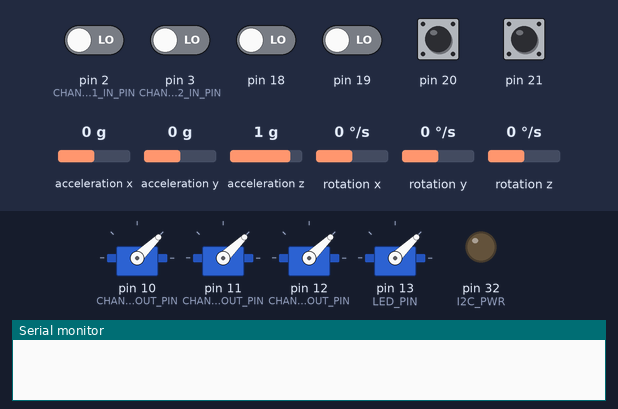
The sketch below on a simulated Arduino Mega 2560, built with avr-gcc and run on an emulated ATmega2560. Parts: 4 × servo, output pins drawn as LEDs (lit = HIGH), the last lines printed to the serial monitor. The test bench sets the inputs (shaded band); at power-on: pin 20, pin 21 HIGH, pin 2 (CHANNEL1_IN_PIN), pin 3 (CHANNEL2_IN_PIN), pin 18, pin 19 LOW, acceleration x 0 g, acceleration y 0 g, acceleration z 1 g, rotation x 0 °/s, rotation y 0 °/s, rotation z 0 °/s. Pins used as bus, display or sensor lines are not drawn.

Above: at 0.1 s.
At 3.6 s:
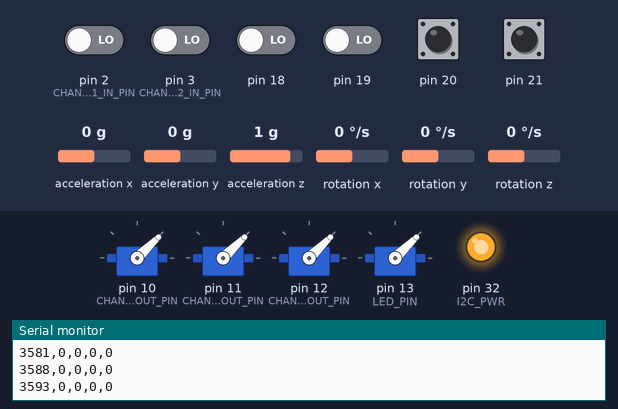
3.7 s: pin 21 pulled LOW for 1 s
At 4.14 s:
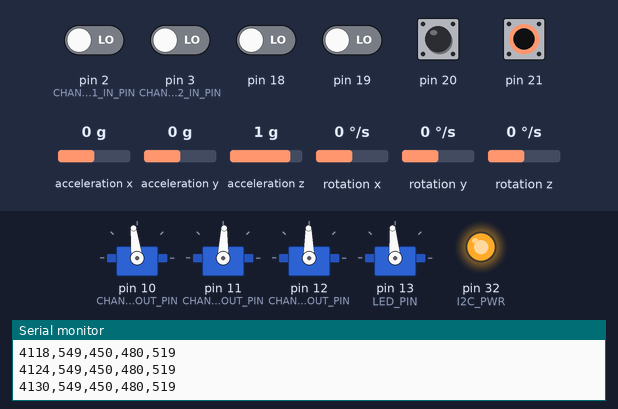
Timing chart, 0 to 6.7 s (numbered marks = the images above; inputs shaded):
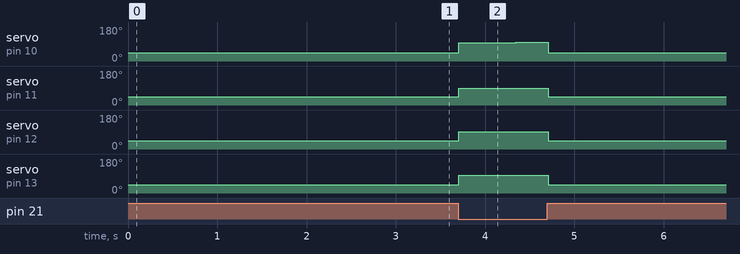

Measured:
- after the input at 3.7 s, servo on pin 10 (CHANNEL1_OUT_PIN): 44° → 97° at once, → 98° 0.64 s later, → 44° 0.36 s later; servo on pin 11 (CHANNEL2_OUT_PIN): 44° → 88° at once, → 44° 1.0 s later; servo on pin 12 (CHANNEL3_OUT_PIN): 44° → 91° at once, → 44° 1.0 s later; servo on pin 13 (LED_PIN): 44° → 94° at once, → 95° 0.24 s later, → 44° 0.76 s later

The sketch:

Controller_2.ino
```cpp
// (licence header left out)
#include <Servo.h>
#include "math.h"
#include "I2Cdev.h"
#include "MPU6050.h"
#if I2CDEV_IMPLEMENTATION == I2CDEV_ARDUINO_WIRE
    #include "Wire.h"
#endif

// Declare global variables
MPU6050 accelgyro;
int16_t ax, ay, az;
int16_t gx, gy, gz;
int16_t gx_zero = 0, gy_zero = 0, gz_zero = 0;
double a_roll_zero = 0, a_pitch_zero = 0; // thousandths of a degree
int t_last = 0;
double a_roll = 0, a_pitch = 0; // thousandths of a degree
double g_roll = 0, g_pitch = 0; // thousandths of a degree
double roll = 0, pitch = 0, yaw = 0; // thousanths of a degree
double C = .05; // coefficient for accelerometer data in complimentary filter
int loop_period = 5000; // period of control loop in micros
int thrust_cmd = 0, pitch_cmd = 0, roll_cmd = 0, yaw_cmd = 0; // thousandths of a degree
int servo_scaling = 100; // thousanths of a degree per microsecond. Results in a maximum angle command of +/-5 degrees.
int thrust_scaling = 2; // ratio of maximum servo output to thrust command to the escs;
int m1_cmd = 0, m2_cmd = 0, m3_cmd = 0, m4_cmd = 0;
float pitch_err = 0, roll_err = 0, yaw_err = 0;
float pitch_ierr = 0, roll_ierr = 0, yaw_ierr = 0;
float kp = .002, ki = 0.000001, kd = 0;
float max_ierr = 10, max_perr = 30;


// Define output servos
Servo servoChannel1;
Servo servoChannel2;
Servo servoChannel3;
Servo servoChannel4;

#define LED_PIN 13
#define I2C_PWR 32
// Assign your channel in pins
#define CHANNEL1_IN_PIN 2 // Throttle
#define CHANNEL2_IN_PIN 3 // Aileron
#define CHANNEL3_IN_PIN 4 // Elevator
#define CHANNEL4_IN_PIN 5 // Rudder

// Assign your channel out pins
#define CHANNEL1_OUT_PIN 10 // Front Motor
#define CHANNEL2_OUT_PIN 11 // Right Motor
#define CHANNEL3_OUT_PIN 12 // Left Motor
#define CHANNEL4_OUT_PIN 13 // Left Motor

// These bit flags are set in bUpdateFlagsShared to indicate which
// channels have new signals
#define CHANNEL1_FLAG 1
#define CHANNEL2_FLAG 2
#define CHANNEL3_FLAG 4
#define CHANNEL4_FLAG 8

// holds the update flags defined above
volatile uint32_t bUpdateFlagsShared;

// shared variables are updated by the ISR and read by loop.
// In loop we immediatley take local copies so that the ISR can keep ownership of the
// shared ones. To access these in loop
// we first turn interrupts off with noInterrupts
// we take a copy to use in loop and the turn interrupts back on
// as quickly as possible, this ensures that we are always able to receive new signals
volatile uint32_t unChannel1InShared;
volatile uint32_t unChannel2InShared;
volatile uint32_t unChannel3InShared;
volatile uint32_t unChannel4InShared;

// create local variables to hold a local copies of the channel inputs
// these are declared static so that thier values will be retained
// between calls to loop.
static int unChannel1In;
static int unChannel2In;
static int unChannel3In;
static int unChannel4In;
int ch1 = 0, ch2 = 0, ch3 = 0, ch4 = 0;

// local copy of update flags
static uint32_t bUpdateFlags;

void calcChannel1()
{
  static uint32_t ulStart;
  if(digitalRead(CHANNEL1_IN_PIN)) {
    ulStart = micros();
  }
  else {
    unChannel1InShared = (uint32_t)(micros() - ulStart);
    bUpdateFlagsShared |= CHANNEL1_FLAG;
  }
}

void calcChannel2()
{
  static uint32_t ulStart;
  if(digitalRead(CHANNEL2_IN_PIN)) {
    ulStart = micros();
  }
  else {
    unChannel2InShared = (uint32_t)(micros() - ulStart);
    bUpdateFlagsShared |= CHANNEL2_FLAG;
  }
}

void calcChannel3()
{
  static uint32_t ulStart;
  if(digitalRead(CHANNEL3_IN_PIN)) {
    ulStart = micros();
  }
  else
  {
    unChannel3InShared = (uint32_t)(micros() - ulStart);
    bUpdateFlagsShared |= CHANNEL3_FLAG;
  }
}

void calcChannel4()
{
  static uint32_t ulStart;
  if(digitalRead(CHANNEL4_IN_PIN)) {
    ulStart = micros();
  }
  else {
    unChannel4InShared = (uint32_t)(micros() - ulStart);
    bUpdateFlagsShared |= CHANNEL4_FLAG;
  }
}

void zeroAccelGyro() {
  //int16_t ax_cal = 0, ay_cal = 0, az_cal = 0;

  int samples_to_ave = 100;
  for (int i = 0; i < samples_to_ave; i++) {
    // Accelerometer offsets
    accelgyro.getMotion6(&ax, &ay, &az, &gx, &gy, &gz);
    //ax_cal += ax; ay_cal += ay; az_cal += az;
    gx_zero += gx; gy_zero += gy; gz_zero += gz;
    // Gyro offsets
    double a_roll = atan2(ax,az)*57325; // thousandths of a degree
    double a_pitch = atan2(ay,az)*57325; // thousandths of a degree
    a_roll_zero += a_roll; a_pitch_zero += a_pitch;
    delay(5);
  }
  // Average Accelerometer offsets
  gx_zero = gx_zero/samples_to_ave;
  gy_zero = gy_zero/samples_to_ave;
  gz_zero = gz_zero/samples_to_ave;
  accelgyro.setXGyroOffset(0);
  accelgyro.setYGyroOffset(0);
  accelgyro.setZGyroOffset(0);

  // Average Gyro offsets
  a_roll_zero = a_roll_zero/samples_to_ave;
  a_pitch_zero = a_pitch_zero/samples_to_ave;
}

void readAngle() {
  // read raw accel/gyro measurements from device
  int t = millis();
  int t_micro = micros();

  // Read accelgyro data
  accelgyro.getMotion6(&ax, &ay, &az, &gx, &gy, &gz);

  // Calculate Accel Angle
  double a_roll = -1*(atan2(ax,az)*57325-a_roll_zero); // thousandths of a degree
  double a_pitch = (atan2(ay,az)*57325-a_pitch_zero); // thousandths of a degree

  // Calculate Gyro Angle
  double gx_cal = gx-gx_zero;
  double gy_cal = gy-gy_zero;
  double gz_cal = gz-gz_zero;
  double g_roll_delta = gy_cal*500*(double)loop_period/1000/65535;
  double g_pitch_delta = gx_cal*500*(double)loop_period/1000/65535;
  double g_yaw_delta = gz_cal*500*(double)loop_period/1000/65535;
  g_roll += g_roll_delta; // thousandths of a degree
  g_pitch += g_pitch_delta; // thousandths of a degree
  yaw = yaw += g_yaw_delta; // thousandths of a degree
  // Check if yaw > 360 degrees. Do not allow winding up more than 360 degrees.
  if (yaw > 360000) {
    yaw -= 360000;
  } else if (yaw < -360000) {
    yaw += 360000;
  }

  // Calculate Complementary Filter Angle
  roll += C*(a_roll-roll) + (1-C)*g_roll_delta;
  pitch += C*(a_pitch-pitch) + (1-C)*g_pitch_delta;

  Serial.print(t);
  Serial.print(",");
  //Serial.print(micros()-t_micro);
  /*Serial.print(",");
  Serial.print((int)a_roll);
  Serial.print(",");
  Serial.print((int)g_roll);
  Serial.print(",");
  Serial.print((int)roll);
  Serial.print(",");
  Serial.print((int)a_pitch);
  Serial.print(",");
  Serial.print((int)g_pitch);
  Serial.print(",");
  Serial.println((int)pitch);
  */
}

void readServos() {
  // check shared update flags to see if any channels have a new signal
  if(bUpdateFlagsShared)
  {
    noInterrupts(); // turn interrupts off quickly while we take local copies of the shared variables

    // take a local copy of which channels were updated in case we need to use this in the rest of loop
    bUpdateFlags = bUpdateFlagsShared;
    // in the current code, the shared values are always populated
    // so we could copy them without testing the flags
    // however in the future this could change, so lets
    // only copy when the flags tell us we can.
    if(bUpdateFlags & CHANNEL1_FLAG) {
      unChannel1In = unChannel1InShared;
    }
    if(bUpdateFlags & CHANNEL2_FLAG) {
      unChannel2In = unChannel2InShared;
    }
    if(bUpdateFlags & CHANNEL3_FLAG) {
      unChannel3In = unChannel3InShared;
    }
    if(bUpdateFlags & CHANNEL4_FLAG) {
      unChannel4In = unChannel4InShared;
    }
    // clear shared copy of updated flags as we have already taken the updates
    // we still have a local copy if we need to use it in bUpdateFlags
    bUpdateFlagsShared = 0;
    interrupts(); // we have local copies of the inputs, so now we can turn interrupts back on
    // as soon as interrupts are back on, we can no longer use the shared copies, the interrupt
    // service routines own these and could update them at any time. During the update, the
    // shared copies may contain junk. Luckily we have our local copies to work with :-)
  }

  ch1 = unChannel1In-1000; // Zero servo reading
  ch2 = unChannel2In-1500; // Zero servo reading
  ch3 = unChannel3In-1500; // Zero servo reading
  ch4 = unChannel4In-1500; // Zero servo reading

  if (ch1 < 0) {
    ch1 = 0;
  }
  if (ch1 > 1000) {
    ch1 = 1000;
  }
  if (ch2 < -500) {
    ch2 = -500;
  }
  if (ch2 > 500) {
    ch2 = 500;
  }
  if (ch3 < -500) {
    ch3 = -500;
  }
  if (ch3 > 500) {
    ch3 = 500;
  }
  if (ch4 < -500) {
    ch4 = -500;
  }
  if (ch4 > 500) {
    ch4 = 500;
  }
  /*
  Serial.print(ch1);
  Serial.print(",");
  Serial.print(ch2);
  Serial.print(",");
  Serial.print(ch3);
  Serial.print(",");
  Serial.println(ch4);
  */
  // Scale the servo inputs from microseconds to thousandths of a degree.
  thrust_cmd = ch1/thrust_scaling;
  roll_cmd = ch2*servo_scaling;
  pitch_cmd = ch3*servo_scaling;
  yaw_cmd = ch4*servo_scaling;


}

void PIDcontroller() {
  // Set all the motor commands to the thrust value.
  m1_cmd = thrust_cmd;
  m2_cmd = thrust_cmd;
  m3_cmd = thrust_cmd;
  m4_cmd = thrust_cmd;

  // Calculate angle errors
  pitch_err = pitch - pitch_cmd;
  roll_err = roll - roll_cmd;
  yaw_err = yaw - yaw_cmd;
  // Calculate integrated angle errors
  pitch_ierr += pitch_err*(loop_period/5000);
  roll_ierr += roll_err*(loop_period/5000);
  yaw_ierr += yaw_err*(loop_period/5000);
  // Cap integral windup
  if (ki*pitch_ierr > max_ierr) {
    pitch_ierr = max_ierr/ki;
  } else if (ki*pitch_ierr < -max_ierr) {
    pitch_ierr = -max_ierr/ki;
  }
  if (ki*roll_ierr > max_ierr) {
    roll_ierr = max_ierr/ki;
  } else if (ki*roll_ierr < -max_ierr) {
    roll_ierr = -max_ierr/ki;
  }
  if (ki*yaw_ierr > max_ierr) {
    yaw_ierr = max_ierr/ki;
  } else if (ki*yaw_ierr < -max_ierr) {
    yaw_ierr = -max_ierr/ki;
  }
  // Cap position feedback
// Cap integral windup
  if (kp*pitch_err > max_perr) {
    pitch_err = max_perr/kp;
  } else if (kp*pitch_err < -max_perr) {
    pitch_err = -max_perr/kp;
  }
  if (kp*roll_err > max_perr) {
    roll_err = max_perr/kp;
  } else if (kp*roll_err < -max_perr) {
    roll_err = -max_perr/kp;
  }
  if (kp*yaw_err > max_perr) {
    yaw_err = max_perr/kp;
  } else if (kp*yaw_err < -max_perr) {
    yaw_err = -max_perr/kp;
  }
  // Calculate motor commands
  //m1_cmd = m1_cmd - (kp*pitch_err + ki*pitch_ierr) + (kp*yaw_err + ki*yaw_ierr);
  //m2_cmd = m2_cmd + (kp*roll_err + ki*roll_ierr) - (kp*yaw_err + ki*yaw_ierr);
  //m3_cmd = m3_cmd + (kp*pitch_err + ki*pitch_ierr) + (kp*yaw_err + ki*yaw_ierr);
  //m4_cmd = m4_cmd - (kp*roll_err + ki*roll_ierr) - (kp*yaw_err + ki*yaw_ierr);
  m1_cmd = m1_cmd - (kp*pitch_err + ki*pitch_ierr) + yaw_cmd/1000;
  m2_cmd = m2_cmd + (kp*roll_err + ki*roll_ierr) - yaw_cmd/1000;
  m3_cmd = m3_cmd + (kp*pitch_err + ki*pitch_ierr) + yaw_cmd/1000;
  m4_cmd = m4_cmd - (kp*roll_err + ki*roll_ierr) - yaw_cmd/1000;

  if (m1_cmd < 0) m1_cmd = 0;
  if (m2_cmd < 0) m2_cmd = 0;
  if (m3_cmd < 0) m3_cmd = 0;
  if (m4_cmd < 0) m4_cmd = 0;
  if (m1_cmd > 1000) m1_cmd = 1000;
  if (m2_cmd > 1000) m2_cmd = 1000;
  if (m3_cmd > 1000) m3_cmd = 1000;
  if (m4_cmd > 1000) m4_cmd = 1000;

  if (thrust_cmd < 100) {
    m1_cmd = 0;
    m2_cmd = 0;
    m3_cmd = 0;
    m4_cmd = 0;
  }

}

void writeServos() {
  servoChannel1.writeMicroseconds(1000 + m1_cmd);
  servoChannel2.writeMicroseconds(1000 + m2_cmd);
  servoChannel3.writeMicroseconds(1000 + m3_cmd);
  servoChannel4.writeMicroseconds(1000 + m4_cmd);

  //servoChannel1.writeMicroseconds(unChannel1In);
  //servoChannel2.writeMicroseconds(unChannel1In);
  //servoChannel3.writeMicroseconds(unChannel1In);
  //servoChannel4.writeMicroseconds(unChannel1In);

  Serial.print(m1_cmd);
  Serial.print(',');
  Serial.print(m2_cmd);
  Serial.print(',');
  Serial.print(m3_cmd);
  Serial.print(',');
  Serial.println(m4_cmd);

}

void setup() {
  Serial.begin(115200);

  // Turn on startup LED
  pinMode(LED_PIN, OUTPUT);
  digitalWrite(LED_PIN, true);

  // attach servo objects, these will generate the correct
  // pulses for driving Electronic speed controllers, servos or other devices
  // designed to interface directly with RC Receivers
  servoChannel1.writeMicroseconds(1000);
  servoChannel2.writeMicroseconds(1000);
  servoChannel3.writeMicroseconds(1000);
  servoChannel4.writeMicroseconds(1000);
  servoChannel1.attach(CHANNEL1_OUT_PIN);
  servoChannel2.attach(CHANNEL2_OUT_PIN);
  servoChannel3.attach(CHANNEL3_OUT_PIN);
  servoChannel4.attach(CHANNEL4_OUT_PIN);


  // attach the interrupts used to read the channels
  attachInterrupt(CHANNEL1_IN_PIN, calcChannel1,CHANGE);
  attachInterrupt(CHANNEL2_IN_PIN, calcChannel2,CHANGE);
  attachInterrupt(CHANNEL3_IN_PIN, calcChannel3,CHANGE);
  attachInterrupt(CHANNEL4_IN_PIN, calcChannel4,CHANGE);

  // Power cycle the I2C devices after a reset.
  pinMode(I2C_PWR, OUTPUT);
  digitalWrite(I2C_PWR, false);
  delay(500);
  digitalWrite(I2C_PWR, true);

  // Initialize I2C
  #if I2CDEV_IMPLEMENTATION == I2CDEV_ARDUINO_WIRE
      Wire.begin();
  #elif I2CDEV_IMPLEMENTATION == I2CDEV_BUILTIN_FASTWIRE
      Fastwire::setup(400, true);
  #endif
  delay(1000);

  // Initialize Serial
  Serial.begin(115200);

  // Initialize MPU6050 accelgyro
  //Serial.println("Initializing I2C devices...");
  accelgyro.initialize();
  // verify connection
  //Serial.println("Testing device connections...");
  //Serial.println(accelgyro.testConnection() ? "MPU6050 connection successful" : "MPU6050 connection failed");
  // zero accelgyro
  zeroAccelGyro();
  //Serial.print(a_roll_zero);
  //Serial.print(" , ");
  //Serial.println(a_pitch_zero);

  t_last = micros();
  digitalWrite(LED_PIN, false);
}

void loop() {

  if (abs(micros()-t_last) >= loop_period) {
    t_last = t_last + loop_period;
    // read angle (thousandths of a degree)
    int t_start = micros();
    readAngle();
    readServos();
    PIDcontroller();
    writeServos();
    // Serial.println(micros()-t_start);
  }
}
```
